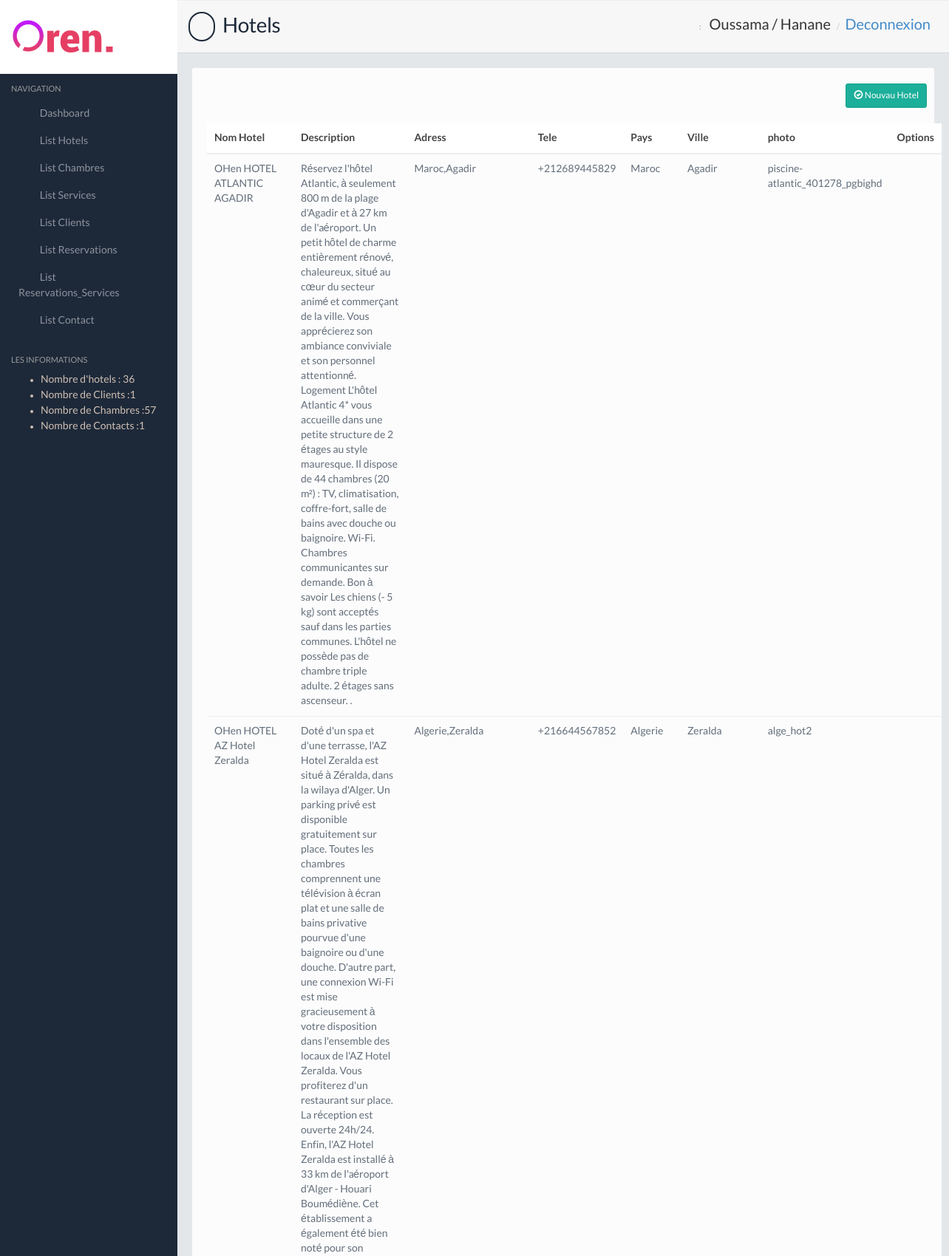
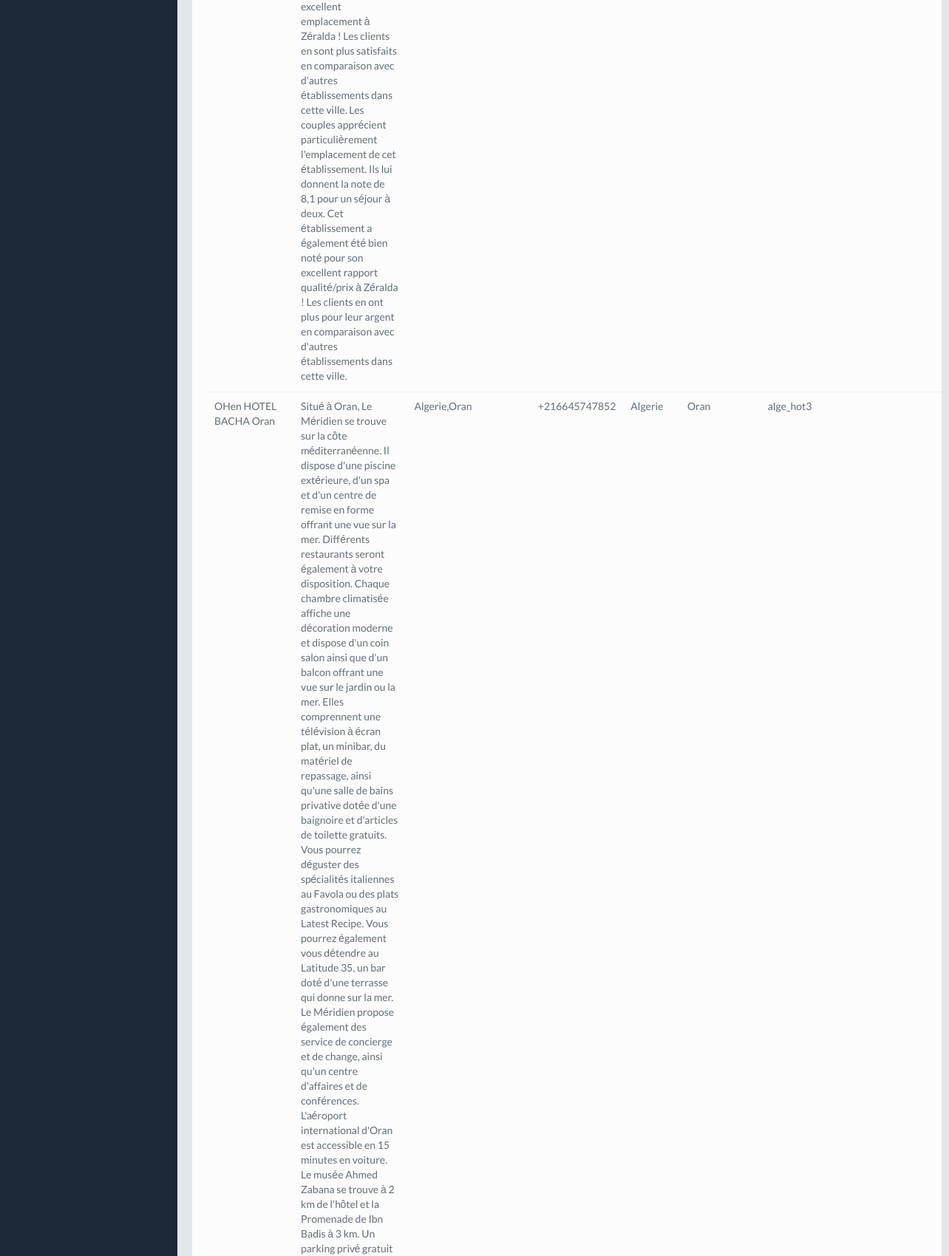
The page /admin/hotels.php (upper part) on the database its author committed (2 pictures, top to bottom).
### tables this page shows
CREATE TABLE `hotel` (
  `Nom_hotel` varchar(100) NOT NULL,
  `Desc_hotel` text NOT NULL,
  `Adress` varchar(50) NOT NULL,
  `Tele` varchar(20) NOT NULL,
  `Pays` varchar(30) NOT NULL,
  `Ville` varchar(30) NOT NULL,
  `photo` varchar(200) NOT NULL
);

### admin/hotels.php (the view, shortened to what this page needs)
<?php
    include "includes/conx.php";
        $prepare=$pdo->query("SELECT * FROM hotel");
        $Hotels=$prepare->fetchAll(PDO::FETCH_OBJ);
         ?>
<!DOCTYPE html>
<html lang="en">
    <head>
        <link href="css/style.default.css" rel="stylesheet">
    </head>
    <body>
        <section>
            <?php include  "includes/navigation.php"; ?>
            <div class="mainpanel">
                <div class="pageheader">
                    <h2><i class="fa fa-building-o"></i> Hotels</h2>
                     <div class="breadcrumb-wrapper">
                        <span class="label">:</span>
                        <ol class="breadcrumb">
                            <li class="active" style="font-size: 20px;">Oussama / Hanane</li>
                            <li><a href="login.php" style="font-size: 20px;">Deconnexion</a></li>
                        </ol>
                    </div>
                </div>
                <div class="contentpanel">
                    <div class="panel panel-default col-md-12">
                        <div class="panel-body panel-body-nopadding">
                            <br>
                            <div class="pull-right">
                                <a href="ajout_hotel.php" class="btn btn-sm btn-success"><i class="glyphicon glyphicon-ok-circle"></i> Nouvau Hotel</a>
                            </div>
                            <br>
                            <div class="table-responsive col-md-12">
                              <table class="table mb30">
                                <thead>
                                  <tr>
                                    <th>Nom Hotel</th>
                                    <th>Description</th>
                                    <th>Adress</th>
                                    <th>Tele</th>
                                    <th>Pays</th>
                                    <th>Ville</th>
                                    <th>photo</th>
                                    <th>Options</th>
                                  </tr>
                                </thead>
                                <tbody>
                                    <?php foreach ($Hotels as $hotel): ?>
                                    <tr>
                                        <td><?php echo $hotel->Nom_hotel; ?></td>
                                        <td><?php echo $hotel->Desc_hotel; ?></td>
                                        <td><?php echo $hotel->Adress; ?></td>
                                        <td><?php echo $hotel->Tele; ?></td>
                                        <td><?php echo $hotel->Pays; ?></td>
                                        <td><?php echo $hotel->Ville; ?></td>
                                        <td><?php echo $hotel->photo; ?></td>
                                        <td class="table-action">
                                          <a href="modif_hotel.php?Nom_hotel=<?php echo $hotel->Nom_hotel; ?>"><i class="fa fa-pencil"></i></a>
                                          <a href="includes/actions.php?action=sup_hotel&Nom_hotel=<?php echo $hotel->Nom_hotel; ?>" class="delete-row"><i class="fa fa-trash-o"></i></a>
                                        </td>
                                      </tr>
                                    <?php endforeach ?>
                                </tbody>
                              </table>
                            </div>
                        </div>
                    </div>
                </div>
            </div>
        </section>
    </body>
</html>

### admin/css/style.default.css (style rules this page uses)
body { background: #1d2939; font-family: 'LatoRegular', 'Lucida Grande', 'Lucida Sans Unicode', Helvetica, sans-serif !important; line-height: 21px; color: #636e7b; }
h1,h2,h3,h4,h5 { font-family: 'LatoRegular', 'Lucida Grande', 'Lucida Sans Unicode', Helvetica, sans-serif; }
.mainpanel { margin-left: 240px; background: #e4e7ea; min-height: 1000px; }
.pageheader { padding: 15px; border-bottom: 1px solid #d3d7db; border-top: 1px solid #eee; background: #f7f7f7; position: relative; }
.pageheader h2 { font-size: 28px; color: #1D2939; letter-spacing: -0.5px; margin: 0; }
.pageheader .glyphicon, .pageheader .fa { font-size: 24px; margin-right: 5px; padding: 6px 7px; border: 2px solid #1D2939; -moz-border-radius: 50px; -webkit-border-radius: 50px; border-radius: 50px; }
.pageheader .breadcrumb-wrapper { position: absolute; top: 23px; right: 25px; }
.pageheader .breadcrumb-wrapper .label { color: #999; text-transform: uppercase; font-size: 11px; font-weight: normal; display: inline-block; }
.pageheader .breadcrumb { background: none; display: inline-block; padding: 0; }
.pageheader .breadcrumb li { font-size: 12px; }
.pageheader .breadcrumb li.active { color: #333; }
.contentpanel { padding: 20px; position: relative; }
.contentpanel::after { clear: both; display: block; content: ''; }
.table-action { text-align: center; }
.table-action a, .table-action-hide a { display: inline-block; margin-right: 5px; color: #666; }
.table-action a:last-child, .table-action-hide a:last-child { margin-right: 0; }
.mb30 { margin-bottom: 30px; }

### rows shown on the page
hotel: Nom_hotel "OHen HOTEL ATLANTIC AGADIR", Desc_hotel "Réservez l'hôtel Atlantic, à seulement 800 m de la plage d'Agadir et à 27 km de l'aéroport. Un petit hôtel de charme entièrement rénové, chaleureux, situé au cœur du secteur animé et commerçant de la ville. Vous apprécierez son ambiance conviviale et son personnel attentionné. Logement L'hôtel Atlantic 4* vous accueille dans une petite structure de 2 étages au style mauresque. Il dispose de 44 chambres (20 m²) : TV, climatisation, coffre-fort, salle de bains avec douche ou baignoire. Wi-Fi. Chambres communicantes sur demande. Bon à savoir Les chiens (- 5 kg) sont acceptés sauf dans les parties communes. L'hôtel ne possède pas de chambre triple adulte. 2 étages sans ascenseur. .", Adress "Maroc,Agadir", Tele "+212689445829", Pays "Maroc", Ville "Agadir", photo "piscine-atlantic_401278_pgbighd"
hotel: Nom_hotel "OHen HOTEL AZ Hotel Zeralda", Desc_hotel "Doté d'un spa et d'une terrasse, l'AZ Hotel Zeralda est situé à Zéralda, dans la wilaya d'Alger. Un parking privé est disponible gratuitement sur place. Toutes les chambres comprennent une télévision à écran plat et une salle de bains privative pourvue d'une baignoire ou d'une douche. D'autre part, une connexion Wi-Fi est mise gracieusement à votre disposition dans l'ensemble des locaux de l'AZ Hotel Zeralda. Vous profiterez d'un restaurant sur place. La réception est ouverte 24h/24. Enfin, l'AZ Hotel Zeralda est installé à 33 km de l'aéroport d'Alger - Houari Boumédiène. Cet établissement a également été bien noté pour son excellent emplacement à Zéralda ! Les clients en sont plus…", Adress "Algerie,Zeralda", Tele "+216644567852", Pays "Algerie", Ville "Zeralda", photo "alge_hot2"
hotel: Nom_hotel "OHen HOTEL BACHA Oran", Adress "Algerie,Oran", Tele "+216645747852", Pays "Algerie", Ville "Oran", photo "alge_hot3"

### other values the page prints
$hotels->nbr "36"
$client->nbr_cli "1"
$chambre->nbr_cham "57"
$contact->nbr_contact "1"
